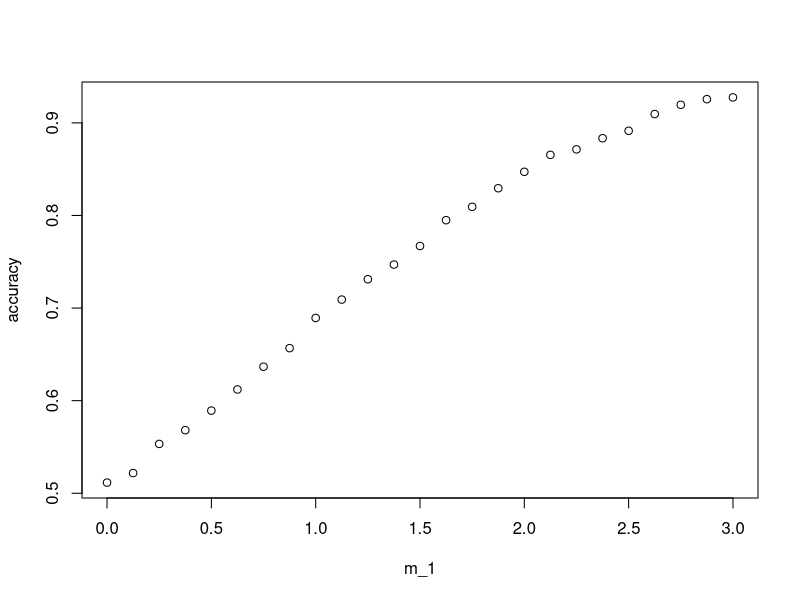

This figure's R source:
library(tidyverse)
library(caret)
library(dslabs)

m_1 <- seq(0,3,len=25)
n<-seq(1:25)
accuracy<-vector(mode="numeric",length=25)


set.seed(2,sample.kind="Rounding")
make_data <- function(n = 1000, p = 0.5, 
                      mu_0 = 0, mu_1 = m_1,
                      sigma_0 = 1,  sigma_1 = 1){
  
  y <- rbinom(n, 1, p)
  f_0 <- rnorm(n, mu_0, sigma_0)
  f_1 <- rnorm(n, mu_1, sigma_1)
  x <- ifelse(y == 1, f_1, f_0)
  
  test_index <- createDataPartition(y, times = 1, p = 0.5, list = FALSE)
  
  list(train = data.frame(x = x, y = as.factor(y)) %>% slice(-test_index),
       test = data.frame(x = x, y = as.factor(y)) %>% slice(test_index))
}

set.seed(1,sample.kind="Rounding")

for(i in n)
{
  set.seed(1)
  dat<-make_data(mu_1=m_1[i])  
  glm_fit <- dat$train %>% glm(y ~ x, data=.,family = "binomial")
  p_hat_logit<-predict(glm_fit, newdata = dat$test, type = "response")
  y_hat_logit<-ifelse(p_hat_logit > 0.5,1,0) %>% factor
  result<-confusionMatrix(y_hat_logit, reference = dat$test$y)
  accuracy[i]<-result$byClass['Balanced Accuracy']
  
}

plot(m_1,accuracy)
